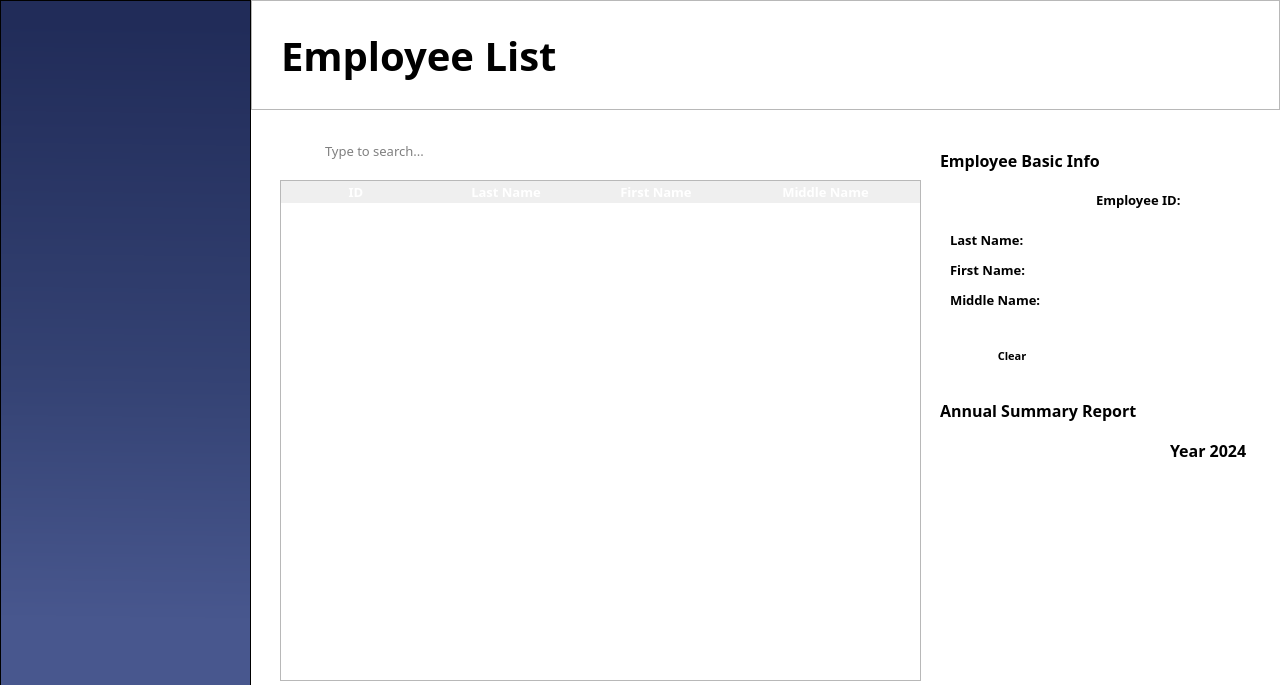
<?xml version="1.0" encoding="UTF-8"?>
<ui version="4.0">
 <class>MainWindow</class>
 <widget class="QMainWindow" name="MainWindow">
  <property name="geometry">
   <rect>
    <x>0</x>
    <y>0</y>
    <width>1280</width>
    <height>685</height>
   </rect>
  </property>
  <property name="focusPolicy">
   <enum>Qt::StrongFocus</enum>
  </property>
  <property name="windowTitle">
   <string>MainWindow</string>
  </property>
  <widget class="QWidget" name="centralwidget">
   <property name="styleSheet">
    <string notr="true">#centralwidget{
	background-color: white;
}

/*Styles for Buttons*/
#btnAddEmployee, #btnExport, #btnViewInfo, #btnImport{
	background-color: &quot;#344273&quot;;
	color: white;
	border-radius: 5px;
}

#btnClear{
	background-color: white;
	border: 1px solid &quot;#344273&quot;;
	border-radius: 5px;
}

/* Styles for Hovering Buttons */

#btnAddEmployee:hover, #btnExport:hover, #btnViewInfo:hover, #btnExport:hover{
	background-color:&quot;#485994&quot;;
}

#btnClear:hover{
	background-color: &quot;#344273&quot;;
	color: white;
}</string>
   </property>
   <widget class="QFrame" name="sideBar">
    <property name="geometry">
     <rect>
      <x>0</x>
      <y>0</y>
      <width>251</width>
      <height>730</height>
     </rect>
    </property>
    <property name="styleSheet">
     <string notr="true">#sideBar{
	background-color: qlineargradient(spread:pad, x1:0.508, y1:0.0340909, x2:0.503051, y2:1, stop:0 rgba(33, 44, 89, 255), stop:0.497175 rgba(52, 66, 115, 255), stop:0.847458 rgba(72, 87, 142, 255))
}</string>
    </property>
    <property name="frameShape">
     <enum>QFrame::StyledPanel</enum>
    </property>
    <property name="frameShadow">
     <enum>QFrame::Raised</enum>
    </property>
   </widget>
   <widget class="QFrame" name="header">
    <property name="geometry">
     <rect>
      <x>251</x>
      <y>0</y>
      <width>1029</width>
      <height>110</height>
     </rect>
    </property>
    <property name="styleSheet">
     <string notr="true">#header{
background-color: &quot;#DCE5FE&quot;;
}</string>
    </property>
    <property name="frameShape">
     <enum>QFrame::StyledPanel</enum>
    </property>
    <property name="frameShadow">
     <enum>QFrame::Raised</enum>
    </property>
    <widget class="QLabel" name="lblEmployeeList">
     <property name="geometry">
      <rect>
       <x>30</x>
       <y>30</y>
       <width>351</width>
       <height>51</height>
      </rect>
     </property>
     <property name="font">
      <font>
       <family>Poppins</family>
       <pointsize>30</pointsize>
       <weight>75</weight>
       <bold>true</bold>
      </font>
     </property>
     <property name="styleSheet">
      <string notr="true">#lblEmployeeList{
	color: &quot;#1C2446&quot;;
}</string>
     </property>
     <property name="text">
      <string>Employee List</string>
     </property>
     <property name="alignment">
      <set>Qt::AlignLeading|Qt::AlignLeft|Qt::AlignVCenter</set>
     </property>
    </widget>
    <widget class="QFrame" name="timer">
     <property name="geometry">
      <rect>
       <x>761</x>
       <y>12</y>
       <width>251</width>
       <height>86</height>
      </rect>
     </property>
     <property name="styleSheet">
      <string notr="true">#timer {
	background-color: &quot;#344273&quot;;
	border-radius: 10px;
}

#lblTime, #lblDate{
	color: white;
}</string>
     </property>
     <property name="frameShape">
      <enum>QFrame::StyledPanel</enum>
     </property>
     <property name="frameShadow">
      <enum>QFrame::Raised</enum>
     </property>
     <widget class="QLabel" name="lblTime">
      <property name="geometry">
       <rect>
        <x>20</x>
        <y>10</y>
        <width>221</width>
        <height>41</height>
       </rect>
      </property>
      <property name="font">
       <font>
        <family>Poppins</family>
        <pointsize>22</pointsize>
        <weight>75</weight>
        <bold>true</bold>
       </font>
      </property>
      <property name="text">
       <string/>
      </property>
      <property name="alignment">
       <set>Qt::AlignCenter</set>
      </property>
     </widget>
     <widget class="QLabel" name="lblDate">
      <property name="geometry">
       <rect>
        <x>0</x>
        <y>50</y>
        <width>251</width>
        <height>21</height>
       </rect>
      </property>
      <property name="font">
       <font>
        <family>Poppins SemiBold</family>
        <pointsize>10</pointsize>
        <weight>75</weight>
        <bold>true</bold>
       </font>
      </property>
      <property name="text">
       <string/>
      </property>
      <property name="alignment">
       <set>Qt::AlignCenter</set>
      </property>
     </widget>
    </widget>
   </widget>
   <widget class="QFrame" name="searchBar">
    <property name="geometry">
     <rect>
      <x>280</x>
      <y>130</y>
      <width>214</width>
      <height>41</height>
     </rect>
    </property>
    <property name="focusPolicy">
     <enum>Qt::StrongFocus</enum>
    </property>
    <property name="styleSheet">
     <string notr="true">#searchBar{
	border: 1px solid &quot;#344273&quot;;
	border-radius: 3px; 
}</string>
    </property>
    <property name="frameShape">
     <enum>QFrame::StyledPanel</enum>
    </property>
    <property name="frameShadow">
     <enum>QFrame::Raised</enum>
    </property>
    <widget class="QLineEdit" name="txtSearch">
     <property name="geometry">
      <rect>
       <x>43</x>
       <y>10</y>
       <width>161</width>
       <height>21</height>
      </rect>
     </property>
     <property name="font">
      <font>
       <family>Poppins</family>
       <pointsize>10</pointsize>
      </font>
     </property>
     <property name="focusPolicy">
      <enum>Qt::ClickFocus</enum>
     </property>
     <property name="styleSheet">
      <string notr="true">#txtSearch{

}</string>
     </property>
     <property name="text">
      <string/>
     </property>
     <property name="frame">
      <bool>false</bool>
     </property>
     <property name="placeholderText">
      <string>Type to search...</string>
     </property>
    </widget>
    <widget class="QLabel" name="searchIcon">
     <property name="geometry">
      <rect>
       <x>10</x>
       <y>10</y>
       <width>31</width>
       <height>21</height>
      </rect>
     </property>
     <property name="styleSheet">
      <string notr="true">#searchIcon{
	background-color: white;
}</string>
     </property>
     <property name="text">
      <string/>
     </property>
     <property name="pixmap">
      <pixmap>../Resources/Icons/search.svg</pixmap>
     </property>
     <property name="scaledContents">
      <bool>false</bool>
     </property>
     <property name="alignment">
      <set>Qt::AlignCenter</set>
     </property>
    </widget>
   </widget>
   <widget class="QPushButton" name="btnAddEmployee">
    <property name="geometry">
     <rect>
      <x>660</x>
      <y>130</y>
      <width>151</width>
      <height>41</height>
     </rect>
    </property>
    <property name="font">
     <font>
      <family>Poppins</family>
      <pointsize>10</pointsize>
      <weight>75</weight>
      <bold>true</bold>
     </font>
    </property>
    <property name="cursor">
     <cursorShape>PointingHandCursor</cursorShape>
    </property>
    <property name="styleSheet">
     <string notr="true"/>
    </property>
    <property name="text">
     <string>  Add Employee</string>
    </property>
    <property name="icon">
     <iconset>
      <normaloff>../Resources/Icons/user-plus.svg</normaloff>../Resources/Icons/user-plus.svg</iconset>
    </property>
    <property name="iconSize">
     <size>
      <width>22</width>
      <height>22</height>
     </size>
    </property>
   </widget>
   <widget class="QPushButton" name="btnExport">
    <property name="geometry">
     <rect>
      <x>820</x>
      <y>130</y>
      <width>100</width>
      <height>41</height>
     </rect>
    </property>
    <property name="font">
     <font>
      <family>Poppins</family>
      <pointsize>10</pointsize>
      <weight>75</weight>
      <bold>true</bold>
     </font>
    </property>
    <property name="cursor">
     <cursorShape>PointingHandCursor</cursorShape>
    </property>
    <property name="styleSheet">
     <string notr="true"/>
    </property>
    <property name="text">
     <string>  Export</string>
    </property>
    <property name="icon">
     <iconset>
      <normaloff>../Resources/Icons/export.svg</normaloff>../Resources/Icons/export.svg</iconset>
    </property>
    <property name="iconSize">
     <size>
      <width>22</width>
      <height>22</height>
     </size>
    </property>
   </widget>
   <widget class="QTableWidget" name="employeeListTable">
    <property name="geometry">
     <rect>
      <x>280</x>
      <y>180</y>
      <width>641</width>
      <height>501</height>
     </rect>
    </property>
    <property name="sizePolicy">
     <sizepolicy hsizetype="Fixed" vsizetype="Fixed">
      <horstretch>0</horstretch>
      <verstretch>0</verstretch>
     </sizepolicy>
    </property>
    <property name="font">
     <font>
      <family>Poppins SemiBold</family>
      <pointsize>10</pointsize>
      <weight>75</weight>
      <bold>true</bold>
     </font>
    </property>
    <property name="focusPolicy">
     <enum>Qt::ClickFocus</enum>
    </property>
    <property name="contextMenuPolicy">
     <enum>Qt::DefaultContextMenu</enum>
    </property>
    <property name="styleSheet">
     <string notr="true">/* Header Design */

QHeaderView::section {
	font-family: Poppins;
	font-weight: bold;
	font-size: 13px;
	color: white;
	background-color: &quot;#344273&quot;;
	border: none;
}

/* Style for the selected row */
QTableView::item:selected:active {
	 selection-background-color: &quot;#9DADDF&quot;;
}

/* Style for the alternate row */
QTableWidget {
	alternate-background-color: &quot;#DDDDDD&quot;;
}</string>
    </property>
    <property name="editTriggers">
     <set>QAbstractItemView::NoEditTriggers</set>
    </property>
    <property name="tabKeyNavigation">
     <bool>false</bool>
    </property>
    <property name="showDropIndicator" stdset="0">
     <bool>false</bool>
    </property>
    <property name="dragDropOverwriteMode">
     <bool>false</bool>
    </property>
    <property name="alternatingRowColors">
     <bool>true</bool>
    </property>
    <property name="selectionMode">
     <enum>QAbstractItemView::SingleSelection</enum>
    </property>
    <property name="selectionBehavior">
     <enum>QAbstractItemView::SelectRows</enum>
    </property>
    <property name="textElideMode">
     <enum>Qt::ElideRight</enum>
    </property>
    <property name="showGrid">
     <bool>false</bool>
    </property>
    <property name="gridStyle">
     <enum>Qt::SolidLine</enum>
    </property>
    <property name="cornerButtonEnabled">
     <bool>false</bool>
    </property>
    <attribute name="horizontalHeaderCascadingSectionResizes">
     <bool>true</bool>
    </attribute>
    <attribute name="horizontalHeaderMinimumSectionSize">
     <number>150</number>
    </attribute>
    <attribute name="horizontalHeaderDefaultSectionSize">
     <number>150</number>
    </attribute>
    <attribute name="horizontalHeaderShowSortIndicator" stdset="0">
     <bool>false</bool>
    </attribute>
    <attribute name="horizontalHeaderStretchLastSection">
     <bool>true</bool>
    </attribute>
    <attribute name="verticalHeaderVisible">
     <bool>false</bool>
    </attribute>
    <attribute name="verticalHeaderHighlightSections">
     <bool>false</bool>
    </attribute>
    <column>
     <property name="text">
      <string>ID</string>
     </property>
    </column>
    <column>
     <property name="text">
      <string>Last Name</string>
     </property>
    </column>
    <column>
     <property name="text">
      <string>First Name</string>
     </property>
    </column>
    <column>
     <property name="text">
      <string>Middle Name</string>
     </property>
    </column>
   </widget>
   <widget class="QFrame" name="frameEmployeeBasicInfo">
    <property name="geometry">
     <rect>
      <x>930</x>
      <y>180</y>
      <width>340</width>
      <height>205</height>
     </rect>
    </property>
    <property name="font">
     <font>
      <family>Poppins</family>
      <pointsize>10</pointsize>
      <weight>75</weight>
      <bold>true</bold>
     </font>
    </property>
    <property name="styleSheet">
     <string notr="true">#frameEmployeeBasicInfo{
	background-color: &quot;#DCE5FE&quot;;
	border: 1px solid &quot;#232C4E&quot;;
	border-radius: 10px;
}</string>
    </property>
    <property name="frameShape">
     <enum>QFrame::StyledPanel</enum>
    </property>
    <property name="frameShadow">
     <enum>QFrame::Raised</enum>
    </property>
    <widget class="QPushButton" name="btnClear">
     <property name="geometry">
      <rect>
       <x>50</x>
       <y>160</y>
       <width>64</width>
       <height>32</height>
      </rect>
     </property>
     <property name="font">
      <font>
       <family>Poppins</family>
       <pointsize>8</pointsize>
       <weight>75</weight>
       <bold>true</bold>
      </font>
     </property>
     <property name="cursor">
      <cursorShape>PointingHandCursor</cursorShape>
     </property>
     <property name="styleSheet">
      <string notr="true"/>
     </property>
     <property name="text">
      <string>Clear</string>
     </property>
    </widget>
    <widget class="QPushButton" name="btnViewInfo">
     <property name="geometry">
      <rect>
       <x>120</x>
       <y>160</y>
       <width>204</width>
       <height>32</height>
      </rect>
     </property>
     <property name="font">
      <font>
       <family>Poppins</family>
       <pointsize>8</pointsize>
       <weight>75</weight>
       <bold>true</bold>
      </font>
     </property>
     <property name="cursor">
      <cursorShape>PointingHandCursor</cursorShape>
     </property>
     <property name="layoutDirection">
      <enum>Qt::RightToLeft</enum>
     </property>
     <property name="styleSheet">
      <string notr="true"/>
     </property>
     <property name="text">
      <string>View Personal Information    </string>
     </property>
     <property name="icon">
      <iconset>
       <normaloff>../Resources/Icons/arrow-right.svg</normaloff>../Resources/Icons/arrow-right.svg</iconset>
     </property>
     <property name="iconSize">
      <size>
       <width>20</width>
       <height>20</height>
      </size>
     </property>
    </widget>
    <widget class="QLabel" name="lblEmployeeID">
     <property name="geometry">
      <rect>
       <x>166</x>
       <y>10</y>
       <width>91</width>
       <height>20</height>
      </rect>
     </property>
     <property name="font">
      <font>
       <family>Poppins</family>
       <pointsize>10</pointsize>
       <weight>75</weight>
       <bold>true</bold>
      </font>
     </property>
     <property name="text">
      <string>Employee ID:</string>
     </property>
    </widget>
    <widget class="QLabel" name="txtEmployeeID">
     <property name="geometry">
      <rect>
       <x>256</x>
       <y>10</y>
       <width>80</width>
       <height>20</height>
      </rect>
     </property>
     <property name="font">
      <font>
       <family>Poppins</family>
       <pointsize>10</pointsize>
       <weight>50</weight>
       <bold>false</bold>
      </font>
     </property>
     <property name="text">
      <string/>
     </property>
     <property name="alignment">
      <set>Qt::AlignCenter</set>
     </property>
    </widget>
    <widget class="QLabel" name="lblFirstName">
     <property name="geometry">
      <rect>
       <x>20</x>
       <y>80</y>
       <width>91</width>
       <height>20</height>
      </rect>
     </property>
     <property name="font">
      <font>
       <family>Poppins</family>
       <pointsize>10</pointsize>
       <weight>75</weight>
       <bold>true</bold>
      </font>
     </property>
     <property name="text">
      <string>First Name: </string>
     </property>
    </widget>
    <widget class="QLabel" name="lblMiddleName">
     <property name="geometry">
      <rect>
       <x>20</x>
       <y>110</y>
       <width>101</width>
       <height>20</height>
      </rect>
     </property>
     <property name="font">
      <font>
       <family>Poppins</family>
       <pointsize>10</pointsize>
       <weight>75</weight>
       <bold>true</bold>
      </font>
     </property>
     <property name="text">
      <string>Middle Name:</string>
     </property>
    </widget>
    <widget class="QLabel" name="lblLastName">
     <property name="geometry">
      <rect>
       <x>20</x>
       <y>50</y>
       <width>91</width>
       <height>20</height>
      </rect>
     </property>
     <property name="font">
      <font>
       <family>Poppins</family>
       <pointsize>10</pointsize>
       <weight>75</weight>
       <bold>true</bold>
      </font>
     </property>
     <property name="text">
      <string>Last Name:</string>
     </property>
    </widget>
    <widget class="QLabel" name="txtFirstName">
     <property name="geometry">
      <rect>
       <x>130</x>
       <y>80</y>
       <width>191</width>
       <height>20</height>
      </rect>
     </property>
     <property name="font">
      <font>
       <family>Poppins</family>
       <pointsize>10</pointsize>
       <weight>50</weight>
       <bold>false</bold>
      </font>
     </property>
     <property name="text">
      <string/>
     </property>
     <property name="alignment">
      <set>Qt::AlignLeading|Qt::AlignLeft|Qt::AlignVCenter</set>
     </property>
    </widget>
    <widget class="QLabel" name="txtMiddleName">
     <property name="geometry">
      <rect>
       <x>130</x>
       <y>110</y>
       <width>191</width>
       <height>20</height>
      </rect>
     </property>
     <property name="font">
      <font>
       <family>Poppins</family>
       <pointsize>10</pointsize>
       <weight>50</weight>
       <bold>false</bold>
      </font>
     </property>
     <property name="text">
      <string/>
     </property>
     <property name="alignment">
      <set>Qt::AlignLeading|Qt::AlignLeft|Qt::AlignVCenter</set>
     </property>
    </widget>
    <widget class="QLabel" name="txtLastName">
     <property name="geometry">
      <rect>
       <x>130</x>
       <y>50</y>
       <width>191</width>
       <height>20</height>
      </rect>
     </property>
     <property name="font">
      <font>
       <family>Poppins</family>
       <pointsize>10</pointsize>
       <weight>50</weight>
       <bold>false</bold>
      </font>
     </property>
     <property name="text">
      <string/>
     </property>
     <property name="alignment">
      <set>Qt::AlignLeading|Qt::AlignLeft|Qt::AlignVCenter</set>
     </property>
    </widget>
   </widget>
   <widget class="QFrame" name="frameAnnualSummary">
    <property name="geometry">
     <rect>
      <x>930</x>
      <y>430</y>
      <width>341</width>
      <height>248</height>
     </rect>
    </property>
    <property name="styleSheet">
     <string notr="true">#frameAnnualSummary{
	background-color: &quot;#DCE5FE&quot;;
	border: 1px solid &quot;#232C4E&quot;;
	border-radius: 10px;
}</string>
    </property>
    <property name="frameShape">
     <enum>QFrame::StyledPanel</enum>
    </property>
    <property name="frameShadow">
     <enum>QFrame::Raised</enum>
    </property>
    <widget class="QLabel" name="lblYear">
     <property name="geometry">
      <rect>
       <x>240</x>
       <y>10</y>
       <width>81</width>
       <height>21</height>
      </rect>
     </property>
     <property name="font">
      <font>
       <family>Poppins</family>
       <pointsize>12</pointsize>
       <weight>75</weight>
       <bold>true</bold>
      </font>
     </property>
     <property name="text">
      <string>Year 2024</string>
     </property>
    </widget>
   </widget>
   <widget class="QLabel" name="lblEmployeeBasicInfo">
    <property name="geometry">
     <rect>
      <x>940</x>
      <y>150</y>
      <width>191</width>
      <height>21</height>
     </rect>
    </property>
    <property name="font">
     <font>
      <family>Poppins</family>
      <pointsize>12</pointsize>
      <weight>75</weight>
      <bold>true</bold>
     </font>
    </property>
    <property name="text">
     <string>Employee Basic Info</string>
    </property>
   </widget>
   <widget class="QLabel" name="lblEmployeeBasicInfo_2">
    <property name="geometry">
     <rect>
      <x>940</x>
      <y>400</y>
      <width>221</width>
      <height>21</height>
     </rect>
    </property>
    <property name="font">
     <font>
      <family>Poppins</family>
      <pointsize>12</pointsize>
      <weight>75</weight>
      <bold>true</bold>
     </font>
    </property>
    <property name="text">
     <string>Annual Summary Report</string>
    </property>
   </widget>
   <widget class="QPushButton" name="btnImport">
    <property name="geometry">
     <rect>
      <x>550</x>
      <y>130</y>
      <width>100</width>
      <height>41</height>
     </rect>
    </property>
    <property name="font">
     <font>
      <family>Poppins</family>
      <pointsize>10</pointsize>
      <weight>75</weight>
      <bold>true</bold>
     </font>
    </property>
    <property name="cursor">
     <cursorShape>PointingHandCursor</cursorShape>
    </property>
    <property name="styleSheet">
     <string notr="true"/>
    </property>
    <property name="text">
     <string>Import</string>
    </property>
    <property name="iconSize">
     <size>
      <width>22</width>
      <height>22</height>
     </size>
    </property>
   </widget>
  </widget>
 </widget>
 <resources/>
 <connections/>
</ui>
